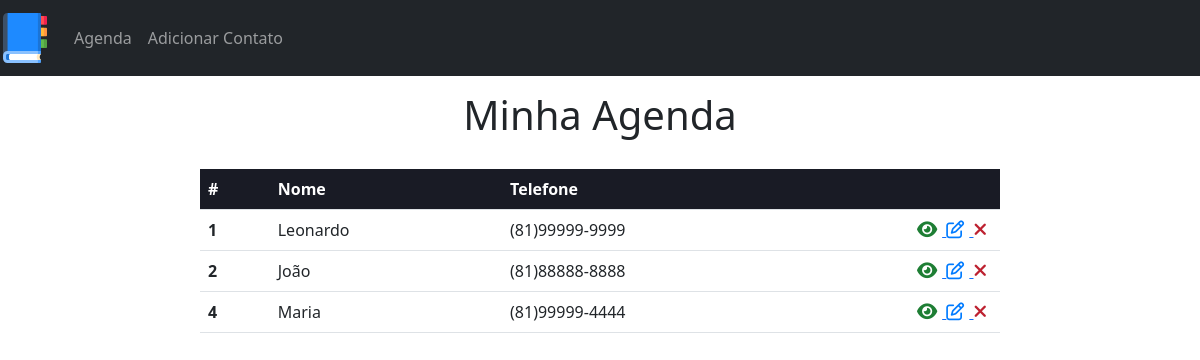
Before: / with the older database file.
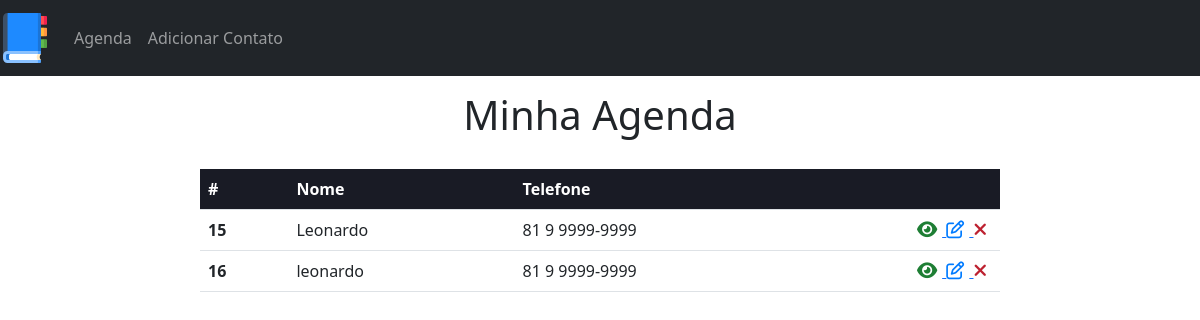
After: the same page with the newer database file.
### tables this page shows
CREATE TABLE `contacts` (
  `id` int(10) unsigned NOT NULL AUTO_INCREMENT,
  `name` varchar(150) DEFAULT NULL,
  `fone` varchar(20) DEFAULT NULL,
  `observation` text DEFAULT NULL,
  PRIMARY KEY (`id`)
);

### config/url.php (called while the page is built)
<?php
$BASE_URL = "http://".$_SERVER['SERVER_NAME'] . dirname($_SERVER['REQUEST_URI'] . '?') . '/';

### config/process.php (called while the page is built, shortened)
<?php
include_once("connection.php");
include_once("url.php");
$data = $_POST;
if(!empty($data)){
    if($data["type"] === "create" ){
        $name = $data["name"];
        $fone = $data["fone"];
        $observation = $data["observation"];
        $query = "INSERT INTO contacts (name, fone, observation) VALUES (:name, :fone, :observation)";
        $stmt = $conn->prepare($query);
        $stmt->bindParam(":name", $name);
        $stmt->bindParam(":fone", $fone);
        $stmt->bindParam(":observation", $observation);
        try {
            $stmt->execute();
            $_SESSION["msg"]="Contato Criado com sucesso!";
        }catch(PDOException $e){
            $error = $e->getMessage();
            echo "Error: " . $error;
        }
    } else if($data["type"] === "edit"){
        $name = $data["name"];
        $fone = $data["fone"];
        $observation = $data["observation"];
        $id = $data["id"];
        $query = "UPDATE contacts
                  SET name = :name, fone = :fone, observation = :observation
                  WHERE id = :id";
        $stmt = $conn->prepare($query);
        $stmt->bindParam(":name", $name);
        $stmt->bindParam(":fone", $fone);
        $stmt->bindParam(":observation", $observation);
        $stmt->bindParam(":id", $id);
        try {
            $stmt->execute();
            $_SESSION["msg"]="Contato Atualizado com sucesso!";
        }catch(PDOException $e){
            $error = $e->getMessage();
            echo "Error: " . $error;
        }
    } else if($data["type"] === "delete"){
        $id = $data["id"];
        $query = "DELETE FROM contacts WHERE id = :id";
        $stmt = $conn->prepare($query);
        $stmt->bindParam(":id", $id);
        try {
            $stmt->execute();
            $_SESSION["msg"]="Contato Deletado com sucesso!";
        }catch(PDOException $e){
            $error = $e->getMessage();
            echo "Error: " . $error;
        }
    }
    header("Location:" . $BASE_URL . "../index.php");
}else{
    if(!empty($id)){
        $query = "SELECT * FROM contacts WHERE id = :id";
        $stmt = $conn->prepare($query);
        $stmt -> bindParam(":id", $id);
        $stmt -> execute();
        $contact = $stmt -> fetch();
    }else{
        $query = "SELECT * FROM contacts";
        $stmt = $conn->prepare($query);
        $stmt->execute();
        $contacts = $stmt->fetchAll();
    }
}

### index.php (the view, shortened to what this page needs)
<?php
include_once("templates/header.php");
?>
<div class="container">
    <h1 id="main-title">Minha Agenda</h1>
    <?php if(count($contacts) > 0):?>
        <table class="table" id="contacts-table">
            <thead>
                <tr>
                   <th scope="col">#</th>
                   <th scope="col">Nome</th>
                   <th scope="col">Telefone</th>
                   <th scope="col"></th>
                </tr>
            </thead>
            <tbody>
                <?php foreach($contacts as $contact):?>
                    <tr>
                        <td scope="row" class="col-id"><?= $contact["id"]?></td>
                        <td scope="row"><?= $contact["name"]?></td>
                        <td scope="row"><?= $contact["fone"]?></td>
                        <td class="actions">
                            <a href="<?= $BASE_URL ?>show.php?id=<?= $contact["id"]?>">
                                <i class="fas fa-eye check-icon"></i>
                            </a>
                            <a href="<?= $BASE_URL ?>edit.php?id=<?= $contact["id"]?>">
                                <i class="far fa-edit edit-icon"></i>
                            </a>
                            <form class="delete-form" action="<?= $BASE_URL ?>config/process.php" method="POST">
                                <button type="submit" class="delete-btn" ><i class="fas fa-times delete-icon"></i></button>
                            </form>
                        </td>
                    </tr>
                <?php endforeach;?>
            </tbody>
        </table>
    <?php else:?>
        <p id="empty-list-text">Ainda não há contatos na sua agenda, <a href="<?= $BASE_URL ?>create.php"">Clique aqui para adicionar</a></p>
    <?php endif;?>
</div>
<?php
include_once("templates/footer.php");
?>

### templates/header.php (shortened to what this page needs)
<?php
    include_once("config/url.php");
    include_once("config/process.php");
?>
<!DOCTYPE html>
<html lang="en">
<head>
    <link rel="stylesheet" href="https://cdnjs.cloudflare.com/ajax/libs/twitter-bootstrap/5.2.3/css/bootstrap.min.css" />
    <link rel="stylesheet" href="https://cdnjs.cloudflare.com/ajax/libs/font-awesome/6.2.1/css/all.min.css" />
    <link rel="stylesheet" href="<?= $BASE_URL ?>css/styles.css">
    <link rel="stylesheet" href="<?= $BASE_URL ?>css/show/styles.css">
    <link rel="stylesheet" href="<?= $BASE_URL ?>css/home/styles.css">
    <link rel="stylesheet" href="<?= $BASE_URL ?>css/create/styles.css">
</head>
<body>
<header>
    <nav class="navbar navbar-expand-lg navbar-dark bg-dark">
        <a class="navbar-brand" href="<?= $BASE_URL ?>index.php">
            <img src="<?= $BASE_URL ?>img/logo.svg" alt="Agenda">
        </a>
        <div>
            <div class="navbar-nav">
                <a class="nav-link " id="home-link" href="<?= $BASE_URL ?>index.php">Agenda</a>
                <a class="nav-link" id="add" href="<?= $BASE_URL ?>create.php">Adicionar Contato</a>
            </div>
        </div>
    </nav>
</header>

### css/styles.css (style rules this page uses)
.navbar-brand img { width: 50px; }
#main-title { text-align: center; margin: 15px 0 30px; }

### css/home/styles.css (style rules this page uses)
.col-id { font-weight: bold; }
.actions { text-align: right; width: 150px; }
.actions i { font-size: 18px; margin-right: 5px; }
.check-icon { color: #1E7E34; }
.edit-icon { color: #007BFF; }
.delete-form { display: inline-block; }
.delete-icon { color: #BD2130; }
.delete-btn { background-color: transparent; border: none; padding: 0; }
#contacts-table { max-width: 800px; margin: 0 auto; }
#contacts-table thead { color: #fff; background-color: rgb(25, 27, 37); }

Changed rows visible on the page:
removed contacts: id "1", name "Leonardo", fone "(81)99999-9999"
removed contacts: id "2", name "João", fone "(81)88888-8888"
removed contacts: id "4", name "Maria", fone "(81)99999-4444"
added contacts: id "15", name "Leonardo", fone "81 9 9999-9999"
added contacts: id "16", name "leonardo", fone "81 9 9999-9999"
